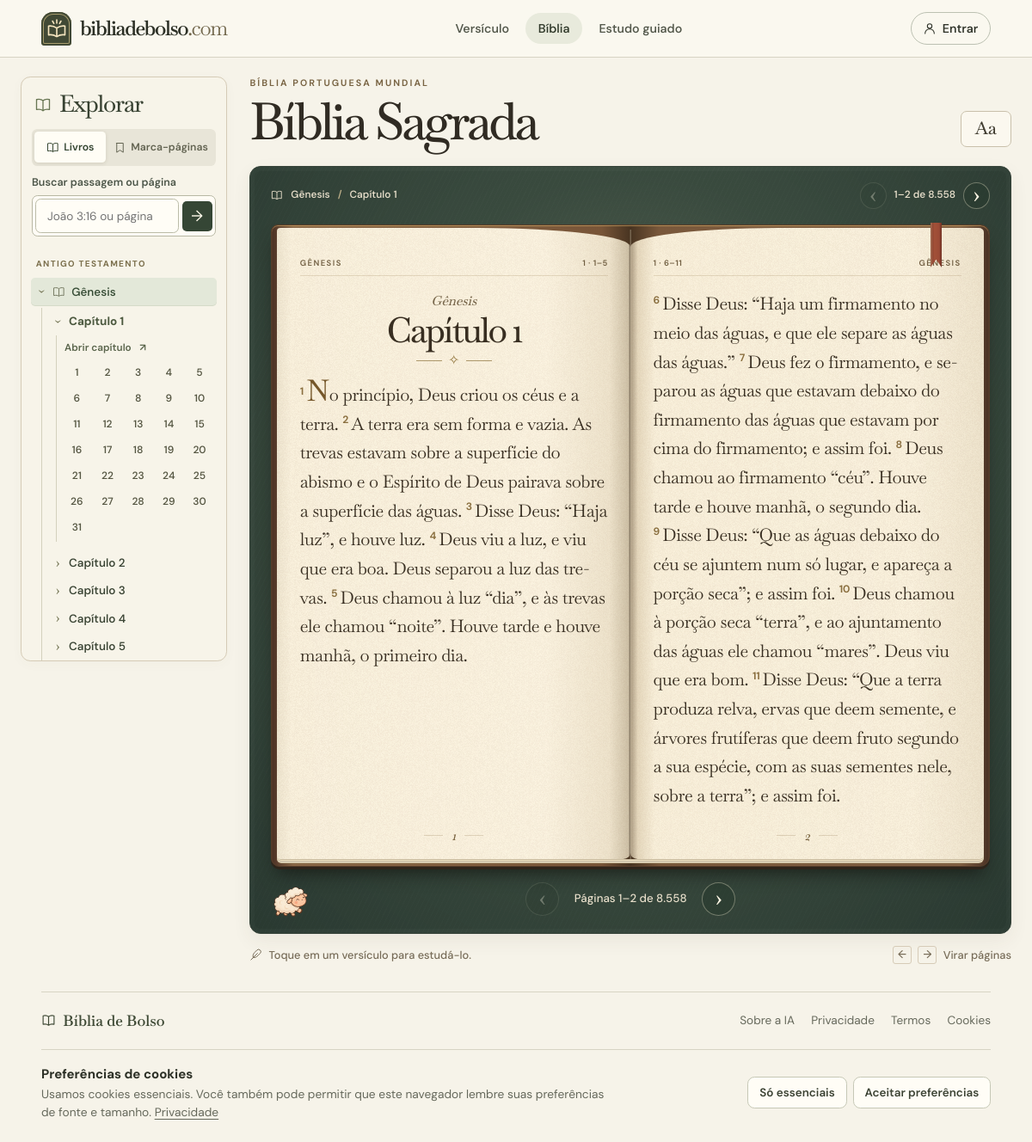
The app's page /biblia/GEN/1 with its own data.
### tables this page shows
CREATE TABLE verses(id INTEGER PRIMARY KEY,book_code TEXT NOT NULL,
                    chapter INTEGER NOT NULL,verse TEXT NOT NULL,start_verse INTEGER NOT NULL,
                    end_verse INTEGER NOT NULL,text TEXT NOT NULL,UNIQUE(book_code,chapter,start_verse));

### bible_browser.py (the view)
@bp.get("/<book_code>/<int:chapter>")
def chapter(book_code, chapter):
    by_book, by_chapter, leaves = _contents()
    chapters = by_chapter.get((book_code, chapter))
    if not chapters:
        abort(404)
    selected = None
    saved = False
    with closing(corpus._connect()) as db:
        numbers = _verse_numbers(db, book_code, chapter)
        if "versiculo" in request.args:
            number = _number(request.args["versiculo"])
            selected = db.execute("""SELECT id,verse,start_verse,text FROM verses
                                WHERE book_code=? AND chapter=? AND start_verse<=? AND end_verse>=?""",
                                  (book_code, chapter, number, number)).fetchone()
            if selected is None:
                abort(404)
            if selected["start_verse"] != number:
                return redirect(_verse_url(book_code, chapter, selected["start_verse"]))
            current = next(leaf for leaf in chapters if leaf.first <= number <= leaf.last)
            if g.user and selected["text"]:
                if request.method == "GET":
                    library.record_browsed(selected["id"])
                saved = library.is_favorite(selected["id"])
        else:
            local = _number(request.args.get("folha", "1"))
            if local > len(chapters):
                abort(404)
            current = chapters[local - 1]
        left = ((current.number - 1) // 2) * 2
        spread = []
        for leaf in leaves[left:left + 2]:
            verses = db.execute("""SELECT id,verse,start_verse,text FROM verses WHERE book_code=? AND chapter=?
                                   AND start_verse BETWEEN ? AND ? ORDER BY start_verse""",
                                (leaf.book, leaf.chapter, leaf.first, leaf.last)).fetchall()
            spread.append((leaf, verses))
    def page_link(index):
        return _leaf_url(leaves[index]) if 0 <= index < len(leaves) else None
    fragment = request.headers.get("X-Bible-Chapter") == f"{book_code}/{chapter}"
    template = "bible_spread.html" if fragment else "bible_browser.html"
    page_title = f"{corpus.BOOKS[book_code]} {chapter}"
    if selected:
        page_title += f":{selected['verse']}"
    return render_template(template, books=corpus.BOOKS, by_book=by_book, book_code=book_code,
                           page_title=page_title + " · bibliadebolso.com",
                           chapter=chapter, numbers=numbers, current=current, spread=spread,
                           selected=selected, saved=saved, verse_url=_verse_url, total_pages=len(leaves),
                           previous_spread=page_link(left - 2), next_spread=page_link(left + 2),
                           previous_leaf=page_link(current.number - 2), next_leaf=page_link(current.number),
                           number_url=url_for("bible.passage_numbers", book_code="BOOK", chapter=999))

### templates/bible_browser.html (shortened to what this page needs)
{% extends "base.html" %}
{% block head %}
  <link rel="stylesheet" href="{{ url_for('static', filename='bible_browser.css') }}">
  <link rel="stylesheet" href="{{ url_for('static', filename='bible_index.css') }}">
  <link rel="stylesheet" href="{{ url_for('static', filename='bible_notes.css') }}">
  <link rel="stylesheet" href="{{ url_for('static', filename='bible_jump.css') }}">
{% endblock %}
{% block content %}
<section class="scripture" data-book-reader>
  {% include 'bible_index.html' %}
  <div class="bible-reading">
  <div class="scripture-toolbar">
    <div class="scripture-titles"><p>Bíblia Portuguesa Mundial</p><h1>Bíblia Sagrada</h1></div>
    <div class="scripture-tools">
      <details class="scripture-appearance"><summary aria-label="Ajustar leitura" title="Ajustar leitura"><span class="type-icon">Aa</span></summary>
      </details>
    </div>
  </div>
  {% include 'bible_spread.html' %}
  <div class="book-guide"><span>{{ icon('feather',15) }} Toque em um versículo para estudá-lo.</span>
    <span class="book-guide-keys"><kbd>←</kbd> <kbd>→</kbd> Virar páginas</span></div>
  </div>
</section>
{% endblock %}

### templates/base.html (shortened to what this page needs)
{% from 'icons.html' import icon %}
{% macro nav_items() %}
  <a href="/" {% if request.endpoint=='reader' %}aria-current="page"{% endif %}>Versículo</a>
  <a href="{{ url_for('bible.index') }}" {% if request.blueprint=='bible' %}aria-current="page"{% endif %}>Bíblia</a>
  <a href="/estudo" {% if request.blueprint=='study' or request.path=='/assinatura' %}aria-current="page"{% endif %}>Estudo guiado</a>
{% endmacro %}
<!doctype html>
<html lang="pt-BR" data-cookies="{{ session.get('cookie_choice', '') }}">
<head>
  <link rel="stylesheet" href="{{ url_for('static',filename='site.css') }}">
  <link rel="stylesheet" href="{{ url_for('static',filename='accounts.css') }}">
  {% block head %}{% endblock %}
</head>
<body data-view="{{ request.endpoint }}">
  <header class="masthead">
    <div class="nav-shell">
      <a href="/" class="brand" aria-label="bibliadebolso.com — início">
        <span class="brand-mark">{{ icon('emblem',24) }}</span>
        <span>bibliadebolso<span class="domain">.com</span></span>
      </a>
      <nav class="main-nav" aria-label="Principal">{{ nav_items() }}</nav>
      <div class="nav-account">
        <a class="entry" href="{{ '/conta' if g.user else '/entrar' }}">{{ icon('user',16) }} {{ 'Minha conta' if g.user else 'Entrar' }}</a>
      </div>
    </div>
  </header>
  <main id="conteudo" class="main-shell">
    {% block content %}{% endblock %}
  </main>
  <footer class="site-foot"><span>{{ icon('book',17) }} Bíblia de Bolso</span>
    <nav aria-label="Rodapé"><a href="/sobre">Sobre a IA</a><a href="/privacidade">Privacidade</a><a href="/termos">Termos</a><button type="button" data-cookies-open>Cookies</button></nav>
  </footer>
  <aside class="cookie-box" id="cookie-box" aria-label="Preferências de cookies" {% if session.get('cookie_choice') %}hidden{% endif %}>
    <div><strong>Preferências de cookies</strong><p>Usamos cookies essenciais. Você também pode permitir que este navegador lembre suas preferências de fonte e tamanho. <a href="/privacidade">Privacidade</a></p></div>
    <form method="post" action="/cookies"><input type="hidden" name="csrf_token" value="{{ csrf_token() }}"><input type="hidden" name="back" value="{{ request.path }}">
      <button class="button secondary" name="choice" value="essential">Só essenciais</button>
      <button class="button secondary" name="choice" value="preferences">Aceitar preferências</button>
    </form>
  </aside>
</body></html>

### templates/icons.html (shortened to what this page needs)
{% macro icon(name, size=20) -%}
<svg width="{{ size }}" height="{{ size }}" viewBox="0 0 24 24" fill="none" stroke="currentColor" stroke-width="1.6" stroke-linecap="round" stroke-linejoin="round" aria-hidden="true"><path d="{{ paths[name] }}"/></svg>
{%- endmacro %}

### templates/bible_index.html (shortened to what this page needs)
<aside class="bible-index" id="indice-biblico" tabindex="-1" aria-label="Explorar a Bíblia">
  <div class="index-title"><span>{{ icon('book',20) }} Explorar</span><a href="#livro" data-index-close aria-label="Fechar índice">{{ icon('close',19) }}</a></div>
  <div class="index-tabs" aria-label="Seções do índice">
    <button type="button" id="index-books-tab" data-index-tab="books" aria-controls="bible-index-books" aria-pressed="true">{{ icon('book',15) }} Livros</button>
    <button type="button" id="index-notes-tab" data-index-tab="notes" aria-controls="bible-index-notes" aria-pressed="false">{{ icon('bookmark',15) }} Marca-páginas</button>
  </div>
  <section id="bible-index-books" aria-labelledby="index-books-tab">
    {% include 'bible_jump.html' %}
    <nav class="bible-tree" aria-label="Livros, capítulos e versículos" data-number-url="{{ number_url }}">
        {% for code,name in books.items() if by_book[code] %}
          {% if code in ['GEN','MAT'] %}<h2 class="tree-division">{{ 'Antigo Testamento' if code=='GEN' else 'Novo Testamento' }}</h2>{% endif %}
          <details class="tree-book" data-tree-book="{{ code }}" data-book-name="{{ name }}" data-chapters="{{ by_book[code]|join(',') }}" data-chapter-url="{{ url_for('bible.chapter', book_code=code, chapter=999) }}"{% if code == book_code %} open{% endif %}>
            <summary><span class="branch-caret" aria-hidden="true">›</span>{{ icon('book',15) }} <span>{{ name }}</span></summary>
            <div class="tree-chapters">
              {% if code==book_code %}{% for n in by_book[code] %}
                <details class="tree-chapter" data-chapter="{{ n }}"{% if n==chapter %} open{% endif %}>
                  <summary><span class="branch-caret" aria-hidden="true">›</span> Capítulo {{ n }}</summary>
                  {% if n==chapter %}
                    <div class="tree-passages">
                      <a class="chapter-entry" href="{{ url_for('bible.chapter',book_code=code,chapter=n) }}" data-tree-go>Abrir capítulo <span aria-hidden="true">↗</span></a>
                      <div class="verse-grid">{% for v in numbers %}<a data-tree-go href="{{ verse_url(code,n,v.number) }}" aria-label="{{ name }} {{ n }}:{{ v.label }}">{{ v.label }}</a>{% endfor %}</div>
                    </div>
                  {% endif %}
                </details>
              {% endfor %}{% endif %}
            </div>
          </details>
        {% endfor %}
    </nav>
  </section>
</aside>

### templates/bible_jump.html (shortened to what this page needs)
<form class="bible-jump" method="get" action="{{ url_for('bible_jump.locate') }}" data-bible-jump>
  <label for="bible-jump-q">Buscar passagem ou página</label>
  <div><input id="bible-jump-q" name="q" data-jump-query type="search" required maxlength="80" autocomplete="off"
              placeholder="João 3:16 ou página 120"><button type="submit" aria-label="Ir para passagem ou página" title="Ir para passagem ou página">→</button></div>
</form>

### templates/bible_spread.html (shortened to what this page needs)
{% from 'icons.html' import icon %}
{% macro turn_link(link, forward, layout) %}
  {% set label = ('Próxima página' if forward else 'Página anterior') if layout == 'single' else ('Próximas páginas' if forward else 'Páginas anteriores') %}
  {% if link %}<a class="leaf-turn leaf-{{ layout }}" href="{{ link }}" data-book-turn="{{ 'next' if forward else 'previous' }}" aria-label="{{ label }}" title="{{ label }}">{{ '›' if forward else '‹' }}</a>
  {% else %}<span class="leaf-turn leaf-{{ layout }}" aria-hidden="true" data-unavailable>{{ '›' if forward else '‹' }}</span>{% endif %}
{% endmacro %}
{% macro folio(number) -%}{{ '{:,}'.format(number).replace(',', '.') }}{%- endmacro %}
  <div class="scripture-desk" data-book-desk data-open-book="{{ book_code }}" data-open-chapter="{{ chapter }}" data-open-verse="{{ selected.start_verse if selected else '' }}" data-page-title="{{ page_title }}">
    <div class="volume-legend"><span>{{ icon('book',14) }} {{ books[book_code] }} <i>/</i> Capítulo {{ chapter }}</span>
      <nav class="top-page-turns" aria-label="Navegação no topo do livro">
        {{ turn_link(previous_spread,false,'double') }}{{ turn_link(previous_leaf,false,'single') }}
        <span class="leaf-double">{{ folio(spread[0][0].number) }}{% if spread|length == 2 %}–{{ folio(spread[1][0].number) }}{% endif %} de {{ folio(total_pages) }}</span>
        {{ turn_link(next_spread,true,'double') }}{{ turn_link(next_leaf,true,'single') }}
      </nav>
    </div>
    <div class="volume-cover" id="livro" tabindex="-1" aria-label="Livro aberto em {{ books[book_code] }}, capítulo {{ chapter }}">
      <div class="volume-sheets">
        {% for leaf, verses in spread %}
          <article class="volume-page {{ 'verso' if loop.first else 'recto' }}{{ ' leaf-current' if leaf.number == current.number }}"
                   aria-label="Página {{ leaf.number }}, {{ books[leaf.book] }} {{ leaf.chapter }}" data-page-number="{{ leaf.number }}">
            <header class="volume-running"><span>{{ books[leaf.book] }}</span><span>{{ leaf.chapter }} · {{ leaf.first }}–{{ leaf.last }}</span></header>
            {% if leaf.local == 1 %}
              <div class="volume-opening">
                <p>{{ books[leaf.book] }}</p><h2>Capítulo {{ leaf.chapter }}</h2>
                <span aria-hidden="true" class="chapter-flourish">✧</span>
              </div>
            {% endif %}
            <ol class="scripture-verses" role="list">
              {% for verse in verses %}
                {% set active = selected and selected.id == verse.id %}
                <li id="{{ 'v' if leaf.book==book_code and leaf.chapter==chapter else 'p' ~ leaf.number ~ '-v' }}{{ verse.start_verse }}" {% if active %}class="bible-selected"{% endif %}>
                  <a href="{{ verse_url(leaf.book, leaf.chapter, verse.start_verse) }}" data-select-passage draggable="false"
                     data-note-book="{{ leaf.book }}" data-note-chapter="{{ leaf.chapter }}" data-note-start="{{ verse.start_verse }}" data-note-end="{{ verse.verse.split('-')[-1] }}" data-note-book-name="{{ books[leaf.book] }}"
                     title="Selecionar {{ books[leaf.book] }} {{ leaf.chapter }}:{{ verse.verse }}" {% if active %}aria-current="location"{% endif %}><sup>{{ verse.verse }}</sup>{% if verse.text %}{% if leaf.local == 1 and loop.first %}<span class="initial-cap">{{ verse.text[:1] }}</span>{{ verse.text[1:] }}{% else %}{{ verse.text }}{% endif %}{% else %}<em>Sem texto nesta edição.</em>{% endif %}</a>
                </li>
              {% endfor %}
            </ol>
            <footer class="volume-folio" aria-label="Página {{ folio(leaf.number) }}"><span>{{ folio(leaf.number) }}</span></footer>
          </article>
        {% endfor %}
      </div>
      <i aria-hidden="true" class="volume-ribbon"></i>
    </div>
    <nav class="leaf-controls" aria-label="Virar páginas">
      <span class="volume-lamb" aria-hidden="true"><img alt="" src="{{ url_for('static',filename='personagens/ovelha-passo-1.png') }}"></span>
      <span class="leaf-control-pair">{{ turn_link(previous_spread,false,'double') }}{{ turn_link(previous_leaf,false,'single') }}</span>
      <div class="leaf-position">
        <span class="leaf-double">{% if spread|length == 2 %}Páginas {{ folio(spread[0][0].number) }}–{{ folio(spread[1][0].number) }}{% else %}Página {{ folio(current.number) }}{% endif %} de {{ folio(total_pages) }}</span>
      </div>
      <span class="leaf-control-pair">{{ turn_link(next_spread,true,'double') }}{{ turn_link(next_leaf,true,'single') }}</span>
    </nav>
  </div>

### records on screen
verses: label "10", verse "10", text "Deus chamou à porção seca “terra”, e ao ajuntamento das águas ele chamou “mares”. Deus viu que era bom."
verses: label "11", verse "11", text "Disse Deus: “Que a terra produza relva, ervas que deem semente, e árvores frutíferas que deem fruto segundo a sua espécie, com as suas sementes nele, sobre a terra”; e assim foi."
verses: label "12"
verses: label "13"
verses: label "14"
verses: label "15"
verses: label "16"
verses: label "17"
verses: label "18"
verses: label "19"
verses: label "20"
verses: label "21"
verses: label "22"
verses: label "23"
verses: label "24"
verses: label "25"
verses: label "26"
verses: label "27"
verses: label "28"
verses: label "29"
verses: label "30"
verses: label "31"
verses: verse "1", text "N", text "o princípio, Deus criou os céus e a terra."
verses: verse "2", text "A terra era sem forma e vazia. As trevas estavam sobre a superfície do abismo e o Espírito de Deus pairava sobre a superfície das águas."
verses: verse "3", text "Disse Deus: “Haja luz”, e houve luz."
verses: verse "4", text "Deus viu a luz, e viu que era boa. Deus separou a luz das trevas."
verses: verse "5", text "Deus chamou à luz “dia”, e às trevas ele chamou “noite”. Houve tarde e houve manhã, o primeiro dia."
verses: verse "6", text "Disse Deus: “Haja um firmamento no meio das águas, e que ele separe as águas das águas.”"
verses: verse "7", text "Deus fez o firmamento, e separou as águas que estavam debaixo do firmamento das águas que estavam por cima do firmamento; e assim foi."
verses: verse "8", text "Deus chamou ao firmamento “céu”. Houve tarde e houve manhã, o segundo dia."
verses: verse "9", text "Disse Deus: “Que as águas debaixo do céu se ajuntem num só lugar, e apareça a porção seca”; e assim foi."

### other values on screen
{{ 'Minha conta' if g.user else 'Entrar' }} "Entrar"
{{ 'Antigo Testamento' if code=='GEN' else 'Novo Testamento' }} "ANTIGO TESTAMENTO"
{{ name }} "Gênesis"
{{ n }} "1" "2" "3" "4" "5"
{{ v.label }} "1" "2" "3" "4" "5" "6" "7" "8" "9"
{{ books[book_code] }} "Gênesis"
{{ chapter }} "1"
{{ '›' if forward else '‹' }} "‹ ‹"
{{ '{:,}'.format(number).replace(',', '.') }} "1 2 8.558 1 2 8.558" "1" "2"
{{ '›' if forward else '‹' }} "› ›"
{{ books[leaf.book] }} "GÊNESIS" "GÊNESIS"
{{ leaf.chapter }} "1" "1"
{{ leaf.first }} "1" "6"
{{ leaf.last }} "5" "11"
{{ books[leaf.book] }} "Gênesis"
